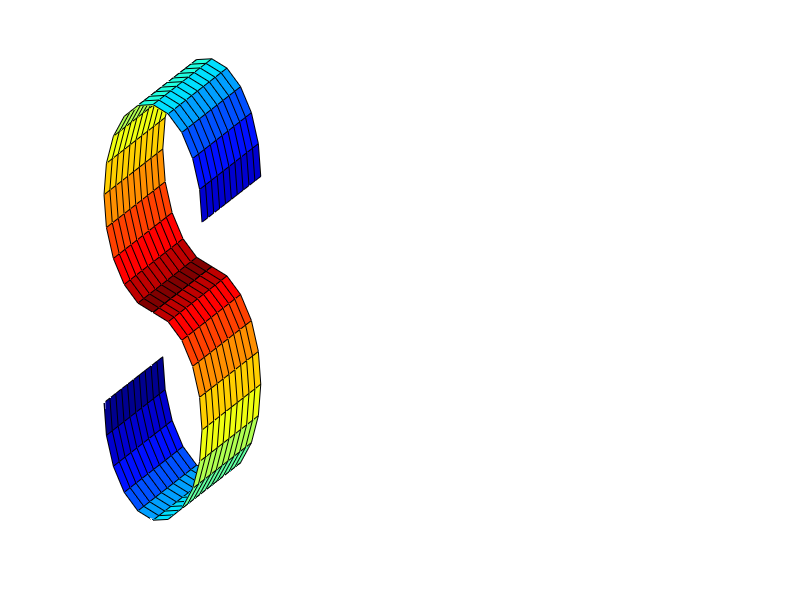

This chart was generated by the following MATLAB code: (Note: this script raises an error after producing the figure.)
% S-CURVE DATASET

  N=2000;
  K=12;
  d=2; 

clf;  colormap jet; set(gcf,'Position',[200,400,620,200]);

% PLOT TRUE MANIFOLD
  tt = [-1:0.1:0.5]*pi; uu = tt(end:-1:1); hh = [0:0.1:1]*5;
  xx = [cos(tt) -cos(uu)]'*ones(size(hh));
  yy = ones(size([tt uu]))'*hh;
  zz = [sin(tt) 2-sin(uu)]'*ones(size(hh));
  cc = [tt uu]' * ones(size(hh));

  subplot(1,3,1); cla;
  surf(xx,yy,zz,cc);
  view([12 -20 3]); grid off; axis off; hold on;
  lnx=-1*[1,1,1;1,-1,1]; lny=[0,0,0;5,0,0]; lnz=-1*[1,1,1;1,1,-1];
  lnh=line(lnx,lny,lnz);
  set(lnh,'Color',[1,1,1],'LineWidth',2,'LineStyle','-','Clipping','off');
  axis([-1,1,0,5,-1,3]); drawnow;

% GENERATE SAMPLED DATA
  angle = pi*(1.5*rand(1,N/2)-1); height = 5*rand(1,N);
  X = [[cos(angle), -cos(angle)]; height;[ sin(angle), 2-sin(angle)]];

% SCATTERPLOT OF SAMPLED DATA
  subplot(1,3,2); cla;
  scatter3(X(1,:),X(2,:),X(3,:),12,[angle angle],'+','filled');
  view([12 -20 3]); grid off; axis off;  hold on;
  lnh=line(lnx,lny,lnz);
  set(lnh,'Color',[1,1,1],'LineWidth',2,'LineStyle','-','Clipping','off');
  axis([-1,1,0,5,-1,3]); drawnow;

% RUN LLE ALGORITHM
Y=lle(X,K,d);

% SCATTERPLOT OF EMBEDDING
  subplot(1,3,3); cla;
  scatter(Y(1,:),Y(2,:),12,[angle angle],'+','filled');
  grid off; 
  set(gca,'XTick',[]); set(gca,'YTick',[]); 
  pause; 
